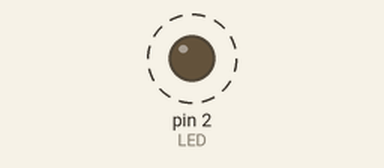
Simulated run of this sketch. Board: Arduino Uno, built with avr-gcc and run on an emulated ATmega328P. Shown: output pins drawn as LEDs (lit = HIGH). Dashed ring = blinking.

Above: at 0.2 s.
Timing chart, 0 to 3.0 s (numbered marks = the images above):
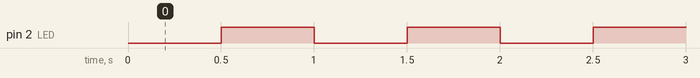

The sketch:

labtwosecond.ino
```cpp
// millis 实现1Hz LED闪烁 周期1秒
#define LED 2
unsigned long lastTime = 0;
const int timeGap = 500;

void setup() {
  pinMode(LED,OUTPUT);
}

void loop() {
  unsigned long now = millis();
  if(now - lastTime >= timeGap)
  {
    digitalWrite(LED,!digitalRead(LED));
    lastTime = now;
  }
}
```

Measured:
- by itself, pin 2 (LED): alternates HIGH for 0.50 s and LOW for 0.50 s
